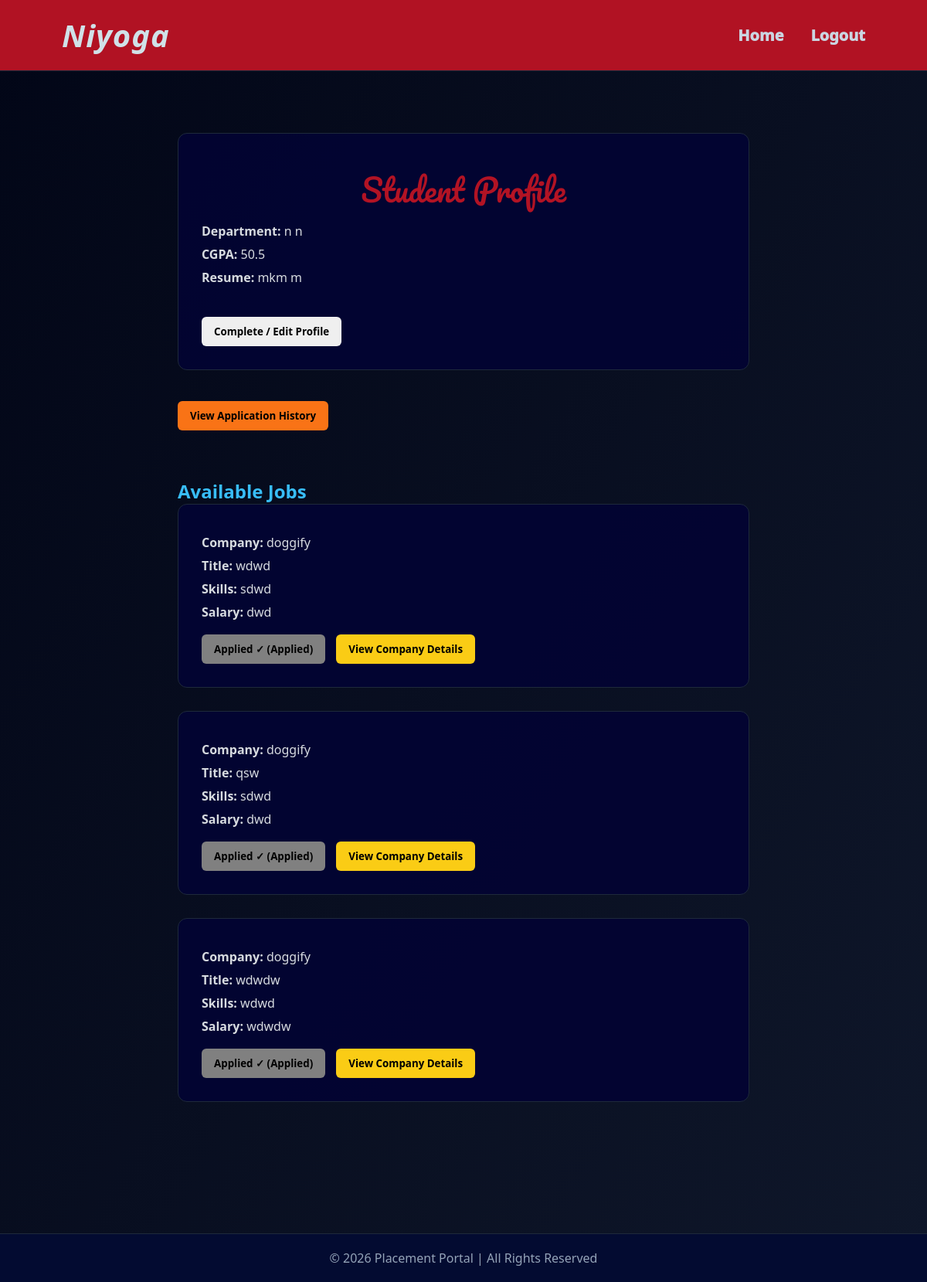
Screenshot of /student_dashboard (signed in) with the database file from the repository.
### app.py (models this page shows)
class StudentProfile(db.Model):
    __tablename__ = "student_profiles"
    id = db.Column(db.Integer, primary_key=True)
    user_id = db.Column(
        db.Integer,
        db.ForeignKey("users.id"),
        nullable=False,
        unique= True
    )
    cgpa = db.Column(db.Float)
    department = db.Column(db.String(100))
    current_year = db.Column(db.Integer)
    skills = db.Column(db.String(200))
    resume = db.Column(db.String(200))
    placement_status = db.Column(db.String(50), default="Not Placed")
    user = db.relationship("Users", back_populates="student_profile")
    applications = db.relationship(
        "Application",
        back_populates="student"
    )

class Job(db.Model):
    __tablename__ = "jobs"
    id = db.Column(db.Integer, primary_key=True)
    company_id = db.Column(
        db.Integer,
        db.ForeignKey("company_profiles.id")
    )
    description = db.Column(db.Text)
    title = db.Column(db.String(150))
    skills = db.Column(db.String(200))
    experience = db.Column(db.String(200))
    salary = db.Column(db.String(50))
    job_type = db.Column(db.String(50), default="Full-time")
    is_approved = db.Column(db.Boolean, default=False)
    is_closed = db.Column(db.Boolean, default=False)
    posted_at = db.Column(db.DateTime, default=datetime.utcnow)
    company = db.relationship("CompanyProfile", back_populates="jobs")
    applications = db.relationship(
        "Application",
        back_populates="job"
    )

class CompanyProfile(db.Model):
    __tablename__ = "company_profiles"
    id = db.Column(db.Integer, primary_key=True)
    user_id = db.Column(
        db.Integer,
        db.ForeignKey("users.id"),
        nullable=False,
        unique= True
    )
    company_name = db.Column(db.String(150))
    industry = db.Column(db.String(200))
    website = db.Column(db.String(200))
    location = db.Column(db.String(200))
    hr_contact = db.Column(db.String(15))
    user = db.relationship("Users", back_populates="company_profile")
    jobs = db.relationship(
        "Job",
        back_populates="company"
    )

class Application(db.Model):
    __tablename__ = "applications"
    id = db.Column(db.Integer, primary_key=True)
    student_id = db.Column(
        db.Integer,
        db.ForeignKey("student_profiles.id")
    )
    job_id = db.Column(
        db.Integer,
        db.ForeignKey("jobs.id")
    )
    status = db.Column(db.String(50), default="Applied")
    remarks = db.Column(db.String(200))
    applied_at = db.Column(db.DateTime, default=datetime.utcnow)
    updated_at = db.Column(db.DateTime)
    job = db.relationship("Job", back_populates="applications")
    student = db.relationship("StudentProfile", back_populates="applications")

### app.py (the view)
@app.route("/student_dashboard")
def student_dashboard():
    if "user_id" not in session:
        return redirect("/login")
    user_id = session["user_id"]
    student = StudentProfile.query.filter_by(user_id=user_id).first()
    search = request.args.get("search")
    jobs_query = Job.query.filter_by(is_approved=True, is_closed=False)
    if search:
        jobs_query = jobs_query.join(CompanyProfile).filter(
            (CompanyProfile.company_name.ilike(f"%{search}%")) |
            (Job.title.ilike(f"%{search}%")) |
            (Job.skills.ilike(f"%{search}%"))
        )
    jobs = jobs_query.all()
    applied_jobs = {}
    if student:
        for app in student.applications:
            applied_jobs[app.job_id] = app.status
    return render_template(
        "employee_dashboard.html",
        student=student,
        jobs=jobs,
        applied_jobs=applied_jobs
    )

### templates/employee_dashboard.html (shortened to what this page needs)
{% extends 'base.html' %}
{% block content %}
</head>
<body>
    <div class="container">
        <div class="card">
            <h2>Student Profile</h2>
            {% if student %}
            <p><b>Department:</b> {{ student.department }}</p>
            <p><b>CGPA:</b> {{ student.cgpa }}</p>
            <p><b>Resume:</b> {{ student.resume }}</p>
            {% else %}
            <p class="incomplete">⚠ Profile Incomplete</p>
            {% endif %}
            <br>
            <a href="/complete-student-profile">
                <button class="btn">Complete / Edit Profile</button>
            </a>
        </div>
        <a href="/my-applications">
            <button class="btn" style="background:#f97316; color:black;">
                View Application History
            </button>
        </a>
        <br><br>
        <h2>Available Jobs</h2>
        {% for job in jobs %}
        <div class="card">
            <p><b>Company:</b> {{ job.company.company_name }}</p>
            <p><b>Title:</b> {{ job.title }}</p>
            <p><b>Skills:</b> {{ job.skills }}</p>
            <p><b>Salary:</b> {{ job.salary }}</p>
            {% if job.id in applied_jobs %}
            <button class="btn" style="background: gray; cursor: not-allowed;">
                Applied ✓ ({{ applied_jobs[job.id] }})
            </button>
            {% else %}
            <a href="/apply-job/{{ job.id }}">
                <button class="btn apply">Apply Job</button>
            </a>
            {% endif %}
            <a href="/company-profile/{{ job.company.id }}">
                <button class="btn" style="background:#facc15;">
                    View Company Details
                </button>
            </a>
        </div>
        {% endfor %}
    </div>
    {% endblock %}

### templates/employee_dashboard.html (style rules this page uses)
* { box-sizing:border-box; font-family:Segoe UI, Arial, sans-serif; }
body { margin:0; background:linear-gradient(120deg,#020617,#0f172a); color:#e2e8f0; }
.container { max-width:900px; margin:auto; padding:80px; }
.card { background:rgba(3, 4, 50, 0.944); border:1px solid #1e293b; border-radius:12px; padding:30px; margin-bottom:30px; }
.card h2 { margin-top: 7px; font-size:40px; font-weight:580; font-family:'Pacifico', cursive; color:rgba(188, 20, 36, 0.947); text-align:center; }
.card p { color:#d7dbe0; margin:8px 0; }
.btn { padding:10px 16px; border:none; border-radius:6px; font-weight:bold; cursor:pointer; margin-top:10px; margin-right:10px; transition:0.3s; }
h2 { color:#38bdf8; margin-top:40px; }

### templates/base.html (style rules this page uses)
* { margin: 0; padding: 0; box-sizing: border-box; font-family: "Segoe UI", Arial, sans-serif; }
body { background:linear-gradient(120deg, #020617, #0f172a); color: #000000; margin-top: 0%; margin-bottom: 0%; }
.container { width: 85%; margin: auto; }

### rows the page displays
StudentProfile: department "n n", cgpa "50.5", resume "mkm m"
Job: company.company_name "doggify", title "wdwd", skills "sdwd", salary "dwd"
Application: status "Applied"
Job: company.company_name "doggify", title "qsw", skills "sdwd", salary "dwd"
Application: status "Applied"
Job: company.company_name "doggify", title "wdwdw", skills "wdwd", salary "wdwdw"
Application: status "Applied"
